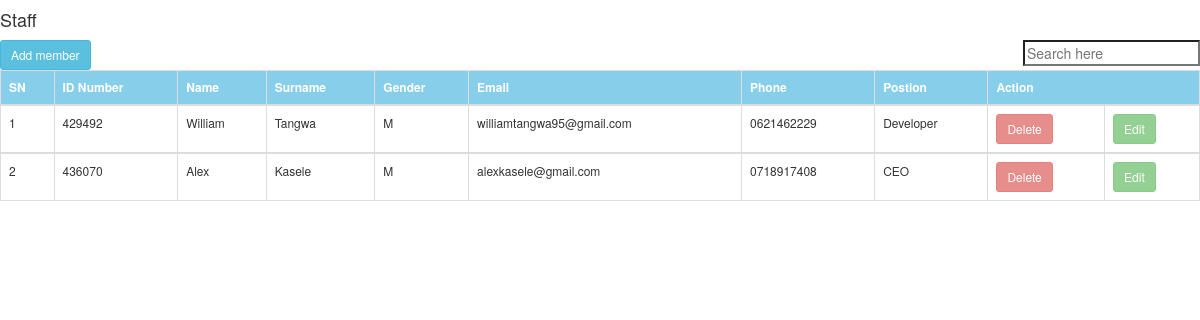
Page /staff.php on the committed database.
### tables this page shows
CREATE TABLE `staff` (
  `staff_id` int(11) NOT NULL,
  `staff_reg_number` varchar(255) NOT NULL,
  `staff_fname` varchar(255) NOT NULL,
  `staff_lname` varchar(255) NOT NULL,
  `staff_gender` varchar(6) NOT NULL,
  `staff_email` varchar(255) DEFAULT NULL,
  `staff_phone` varchar(255) DEFAULT NULL,
  `staff_position` varchar(255) DEFAULT NULL,
  `staff_photo` varchar(255) DEFAULT NULL,
  `staff_signature` varchar(255) DEFAULT NULL,
  `staff_reg_date` varchar(20) NOT NULL
);

### staff.php (the view, shortened to what this page needs)
<html>
    <head>
        <?php include_once'links.php'; ?>
    <head>
            <body>
                    <h4>Staff</h4>
                    <a class="btn btn-info btn-sm" href="add_staff.php">Add member</a>
                    <span style="float:right;"><input  oninput="w3.filterHTML('#id01', 'tr', this.value)" type="search" minlength="5" placeholder="Search here"></span>
                    <div class="tbl">
                        <?php
                        include_once'dbconect.php';
$sql = "SELECT * FROM staff AS s JOIN user AS u JOIN user_has_staff AS us JOIN role AS r ON  s.staff_id=us.staff_id AND u.user_id=us.user_id AND u.role_id=r.role_id";
if($result = mysqli_query($conn, $sql)){
    if(mysqli_num_rows($result) > 0){
        echo "<table class='table table-bordered table-hover responsive'>";
            echo "<tr>";
                echo "<th>SN</th>";
                echo "<th>ID Number</th>";
                echo "<th>Name</th>";
                echo "<th>Surname</th>";
                echo "<th>Gender</th>";
                echo "<th>Email</th>";
                echo "<th>Phone</th>";
                echo "<th>Postion</th>";
                echo "<th colspan='2'>Action</th>";
            echo "</tr>";
            $count=mysqli_num_rows($result);
            $i=1;
            while ($i<=$count) {
        while($row = mysqli_fetch_array($result)){
            echo "<tbody id='id01'>";
            echo "<tr'>";
                 echo "<td>" . $i . "</td>";
                echo "<td>" . $row['staff_reg_number'] . "</td>";
                echo "<td>" . $row['staff_fname'] . "</td>";
                echo "<td>" . $row['staff_lname'] . "</td>";
                echo "<td>" . $row['staff_gender'] . "</td>";
                echo "<td>" . $row['staff_email'] . "</td>";
                echo "<td>" . $row['staff_phone'] . "</td>";
                echo "<td>" . $row['staff_position'] . "</td>";
                ?>
                <form action="delete_staff.php" method="post">
                <td>
                    <?php
                    if($_SESSION['staff_id']==$row['staff_id'] || $row['role_id']==2 ){
                        ?>
                            <input type="submit" name="submit" value="Delete" class="btn btn-danger btn-sm" disabled>
                            <?php
                          }
                        ?>
                </td>
            </form>
                <td>
                                        <?php
                    if($_SESSION['staff_id']==$row['staff_id']){
                        ?>
                        <a class="btn btn-success btn-sm" href="edit_staff.php?staff_id=<?php echo $row['staff_id'];?>">Edit</a>
                                <?php
                          }else{
                            ?>
                            <a class="btn btn-success btn-sm" disabled href="edit_staff.php?staff_id=<?php echo $row['staff_id'];?>">Edit</a>
                                      <?php
                                 }
                        ?>
                    </td>
                <?php
            echo "</tbody>";
              $i++;
            }
         }
        echo "</table>";
    } else{
        echo "No records matching your query were found.";
    }
} else{
    echo "ERROR: Could not able to execute $sql. " . mysqli_error($conn);
}
?>
                    </div>
            </body>
</html>

### css/w3.css (style rules this page uses)
*,*:before,*:after { box-sizing:inherit }
html { -ms-text-size-adjust:100%;-webkit-text-size-adjust:100% }
body { margin:0 }
a { background-color:transparent }
button,input,select,textarea,optgroup { font:inherit;margin:0 }
button,input { overflow:visible }
button,[type=button],[type=reset],[type=submit] { -webkit-appearance:button }
[type=search] { -webkit-appearance:textfield;outline-offset:-2px }
html,body { font-family:Verdana,sans-serif;font-size:15px;line-height:1.5 }
html { overflow-x:hidden }
h4 { font-size:20px }
h1,h2,h3,h4,h5,h6 { font-family:"Segoe UI",Arial,sans-serif;font-weight:400;margin:10px 0 }
a { color:inherit }

### css/styles.css (style rules this page uses)
a { text-decoration: none; }
table { width: 100%; }
table,th,td { border-collapse: collapse; font-size: 12px; }
th { color: white; background-color: skyblue; }
form { padding: 10px; }
.tbl { overflow-x: auto; }

### staff.php (style rules this page uses)
.tbl { overflow-x: auto; }

### rows in the picture
staff: staff_reg_number "429492", staff_fname "William", staff_lname "Tangwa", staff_gender "M", staff_email "williamtangwa95@gmail.com", staff_phone "0621462229", staff_position "Developer"
staff: staff_reg_number "436070", staff_fname "Alex", staff_lname "Kasele", staff_gender "M", staff_email "alexkasele@gmail.com", staff_phone "0718917408", staff_position "CEO"
